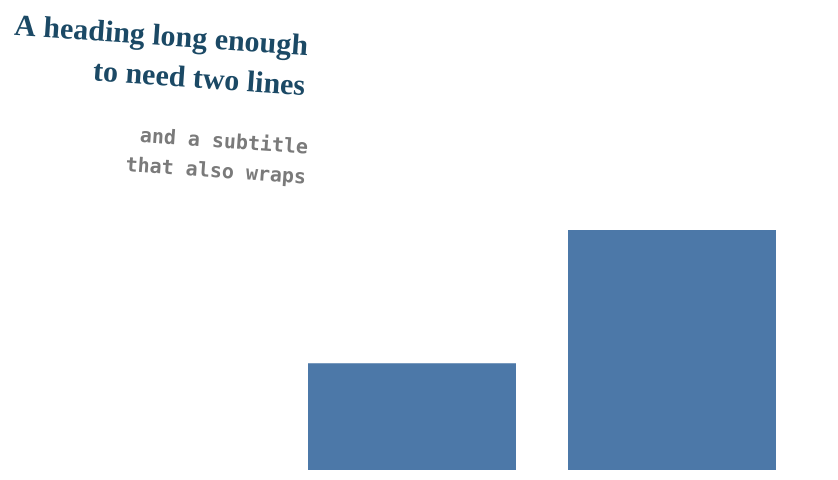

The Vega-Lite source for this figure:
### Vega specification from a JSON file in a GitHub repository (floating-point values rounded to 4 significant figures)
{"$schema": "https://vega.github.io/schema/vega/v6.json", "description": "A title styled every way Vega allows: its own colour, face, line height and limit, an explicit align, angle and baseline overriding what the anchor and orient imply, and a subtitle with a face, weight, colour and line height of its own.", "width": 260, "height": 120, "padding": 5, "background": "white", "title": {"text": ["A heading long enough", "to need two lines"], "subtitle": ["and a subtitle", "that also wraps"], "orient": "top", "anchor": "start", "color": "#1b4965", "font": "serif", "fontSize": 15, "fontWeight": 600, "lineHeight": 20, "limit": 200, "align": "right", "baseline": "middle", "angle": 4, "subtitleColor": "#7a7a7a", "subtitleFont": "monospace", "subtitleFontSize": 10, "subtitleFontWeight": "bold", "subtitleLineHeight": 15, "subtitlePadding": 6}, "data": [{"name": "t", "values": [{"c": "a", "v": 4}, {"c": "b", "v": 9}]}], "scales": [{"name": "x", "type": "band", "domain": {"data": "t", "field": "c"}, "range": "width"}, {"name": "y", "type": "linear", "domain": {"data": "t", "field": "v"}, "range": "height", "nice": true}], "marks": [{"type": "rect", "from": {"data": "t"}, "encode": {"enter": {"x": {"scale": "x", "field": "c"}, "width": {"scale": "x", "band": 0.8}, "y": {"scale": "y", "field": "v"}, "y2": {"scale": "y", "value": 0}, "fill": {"value": "#4c78a8"}}}}]}
